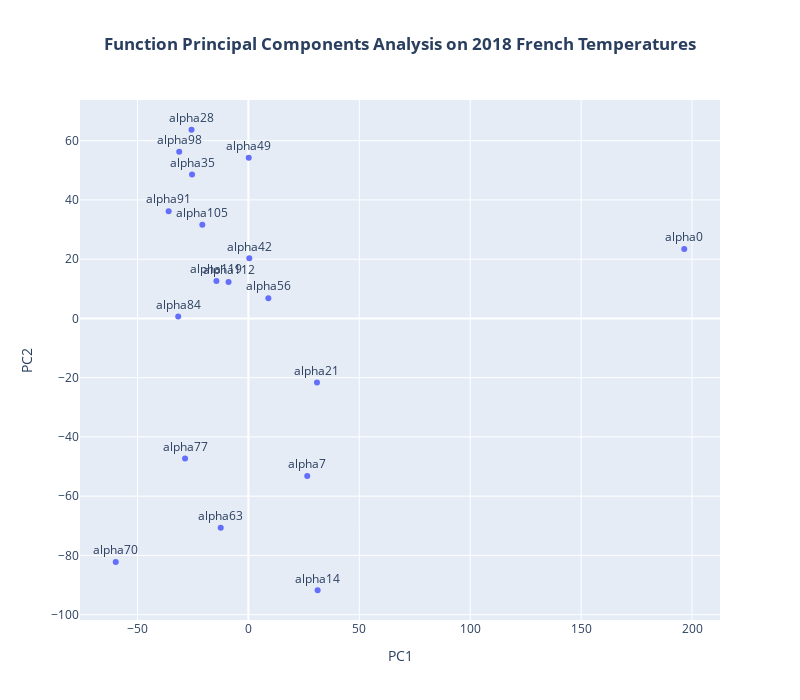

The notebook cell saved with this chart:
### Code cell
# Coefficients of PCs against regions
fPCA_coef = fPCA_analysis.coef

# Plot of PCs against regions
fig = go.Figure(data=go.Scatter(x=fPCA_coef[:,0], y=fPCA_coef[:,1], mode='markers+text', text=df.columns))

fig.update_traces(textposition='top center')

fig.update_layout(
    autosize=False,
    width=800,
    height=700,
    title_text='<b>Function Principal Components Analysis on 2018 French Temperatures</b>', title_x=0.5,
    xaxis_title="PC1",
    yaxis_title="PC2",
)
fig.show()

### Figure 1 — Plotly figure (JSON) as saved in the notebook; plotly's stock layout.template omitted (floating-point values rounded to 4 significant figures)
{"data": [{"mode": "markers+text", "text": ["alpha0", "alpha7", "alpha14", "alpha21", "alpha28", "alpha35", "alpha42", "alpha49", "alpha56", "alpha63", "alpha70", "alpha77", "alpha84", "alpha91", "alpha98", "alpha105", "alpha112", "alpha119"], "textposition": "top center", "type": "scatter", "x": [196.5, 26.53, 31.22, 30.92, -25.63, -25.4, 0.4095, 0.1547, 9.01, -12.47, -59.79, -28.55, -31.64, -35.95, -31.19, -20.77, -8.939, -14.41], "y": [23.45, -53.15, -91.76, -21.62, 63.69, 48.59, 20.28, 54.21, 6.829, -70.62, -82.25, -47.26, 0.632, 36.19, 56.23, 31.64, 12.29, 12.62]}], "layout": {"autosize": false, "height": 700, "title": {"text": "<b>Function Principal Components Analysis on 2018 French Temperatures</b>", "x": 0.5}, "width": 800, "xaxis": {"title": {"text": "PC1"}}, "yaxis": {"title": {"text": "PC2"}}}}
